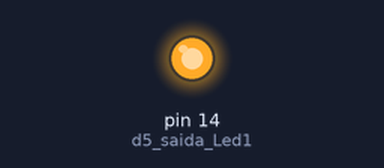
The sketch below on a simulated Arduino Uno, built with avr-gcc and run on an emulated ATmega328P. Shown: output pins drawn as LEDs (lit = HIGH).

Above: at 0.1 s.
At 1.1 s:
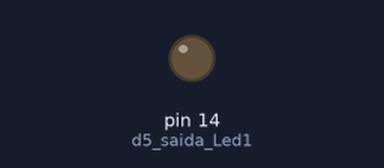
Timing chart, 0 to 2.6 s (numbered marks = the images above):
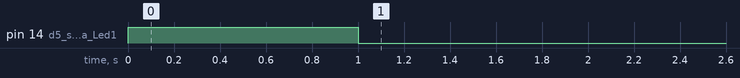

The sketch:

Aula_1.1.ino
```cpp
#define d5_saida_Led1 14
#define ligar_Led LOW
#define desligar_Led HIGH
#define tempo_espera 1000
void setup() {

  pinMode(d5_saida_Led1, OUTPUT);
  digitalWrite(d5_saida_Led1, desligar_Led);
  delay(tempo_espera);
  digitalWrite(d5_saida_Led1, ligar_Led);

}

void loop() {

}
```
